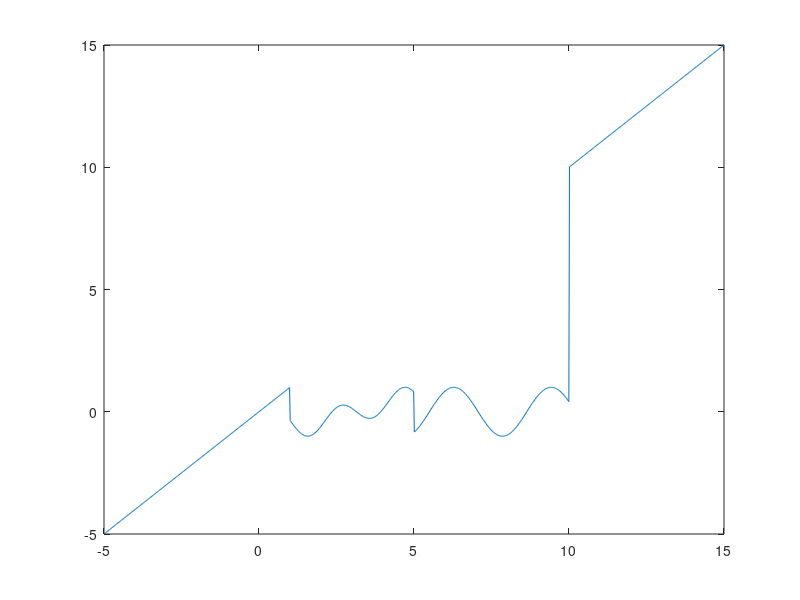

Recreate this plot in MATLAB.
clear
clc
% (a)
x = linspace(-5,15,1000);
for i=1:1000
    xx = x(i);
    if xx<1|xx>10
        y(i) = xx;
    elseif xx<5
        y(i) = sin(xx)*cos(2*xx);
    else
        y(i) = cos(2*xx);
    end
end
plot(x,y)

clear
% (b)
x = [2:2:200];
ans = sum(x.*(x+2).*(x+4))

clear
% (c)
f = [1 2 6 1];
ans = roots(f)